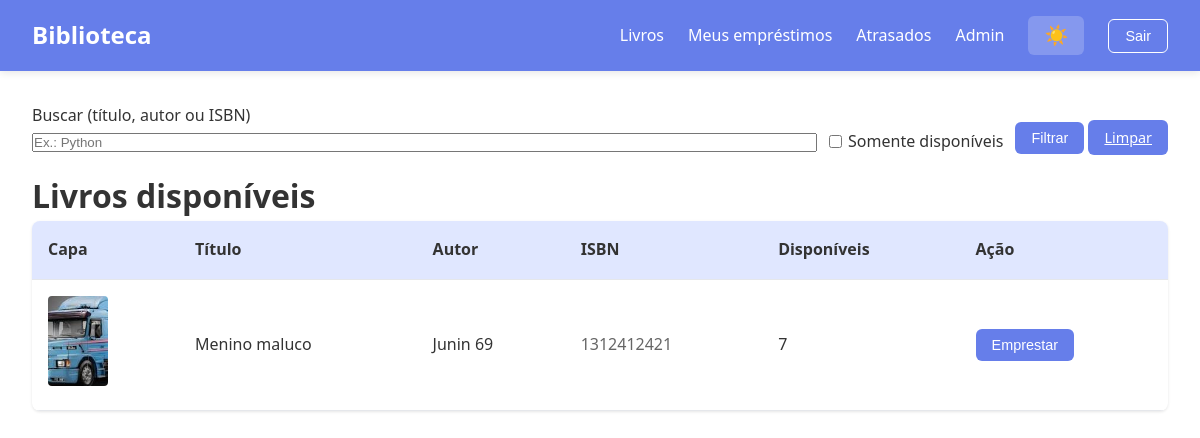
The app's page / (signed in) with its own data.
### catalog/models.py (models this page shows, shortened)
class Book(models.Model):
    title = models.CharField(max_length=255, verbose_name="Título")
    author = models.CharField(max_length=255, verbose_name="Autor")
    isbn = models.CharField(max_length=13, unique=True, verbose_name="ISBN")
    copies_total = models.PositiveIntegerField(default=1, verbose_name="Total de cópias")
    image = models.ImageField(
        upload_to='book_covers/',
        blank=True,
        null=True,
        verbose_name="Capa"
    )
    created_at = models.DateTimeField(auto_now_add=True, verbose_name="Cadastrado em")
    class Meta:
        ordering = ["title"]  # Ordena por título
        verbose_name = "Livro"
        verbose_name_plural = "Livros"
    @property
    def copies_available(self):
        active_loans = self.loans.filter(returned_at__isnull=True).count()
        return max(self.copies_total - active_loans, 0)

### catalog/views.py (the view)
# urls.py: path('', views.book_list, name='book_list'),
@login_required
def book_list(request):
    qs = (
    Book.objects.all()
    .annotate(active_loans=Count("loans", filter=Q(loans__returned_at__isnull=True)))
    .order_by("title")
    )
    books = Book.objects.annotate(
        active_loans=Count('loans', filter=Q(loans__returned_at__isnull=True))
    )
    qs = (
        Book.objects.all()
        .annotate(active_loans=Count("loans", filter=Q(loans__returned_at__isnull=True)))
        .order_by("title")
    )
    q = request.GET.get("q", "").strip()
    if q:
        qs = qs.filter(
            Q(title__icontains=q) | Q(author__icontains=q) | Q(isbn__icontains=q)
        )
    disponivel_param = request.GET.get("disponivel")
    show_only_available = disponivel_param == "1"
    if show_only_available:
        qs = qs.filter(active_loans__lt=F("copies_total"))
    paginator = Paginator(qs, 10)
    page_number = request.GET.get("page")
    page_obj = paginator.get_page(page_number)
    context = {
        "books": page_obj.object_list,  # lista da página atual
        "page_obj": page_obj,           # objeto de paginação (tem has_next, number, etc.)
        "q": q,                         # termo de busca (para manter no formulário)
        "show_only_available": show_only_available,  # estado do checkbox
    }
    return render(request, 'catalog/book_list.html', {'books': books})

### templates/catalog/book_list.html (shortened to what this page needs)
{% extends 'base.html' %}
{% block content %}
  <form method="get" style="margin-bottom: 1rem; display: flex; gap: .75rem; flex-wrap: wrap; align-items: flex-end;">
  <div style="flex:1; min-width:240px;">
    <label for="q">Buscar (título, autor ou ISBN)</label>
    <input id="q" type="text" name="q" value="{{ q }}" placeholder="Ex.: Python" style="width:100%;">
  </div>
  <div style="display:flex; align-items:center; gap:.35rem;">
    <input id="disp" type="checkbox" name="disponivel" value="1" {% if show_only_available %}checked{% endif %}>
    <label for="disp">Somente disponíveis</label>
  </div>
  <div>
    <button class="btn" type="submit">Filtrar</button>
    <a class="btn" href="{% url 'catalog:book_list' %}">Limpar</a>
  </div>
</form>
  <h1>Livros disponíveis</h1>
  {% if books %}
    <table>
      <thead>
        <tr>
          <th>Capa</th>
          <th>Título</th>
          <th>Autor</th>
          <th>ISBN</th>
          <th>Disponíveis</th>
          <th>Ação</th>
        </tr>
      </thead>
      <tbody>
      {% for book in books %}
        <tr>
          <td>
            {% if book.image %}
              <img src="{{ book.image.url }}" alt="Capa de {{ book.title }}"
                   style="width: 60px; height: 90px; object-fit: cover; border-radius: 4px;">
            {% else %}
              <div style="width: 60px; height: 90px; background: var(--accent);
                          border-radius: 4px; display: flex; align-items: center;
                          justify-content: center; color: var(--bg); font-size: 12px;
                          text-align: center;">Sem capa</div>
            {% endif %}
          </td>
          <td>{{ book.title }}</td>
          <td>{{ book.author }}</td>
          <td class="muted">{{ book.isbn }}</td>
          <td>{{ book.copies_available }}</td>
          <td>
            {% if book.copies_available > 0 %}
              <form method="post" action="{% url 'catalog:borrow_book' book.id %}">
                <button class="btn" type="submit">Emprestar</button>
              </form>
            {% else %}
              <button class="btn" disabled>Indisponível</button>
            {% endif %}
          </td>
        </tr>
      {% endfor %}
      </tbody>
    </table>
  {% else %}
    <p class="muted">Nenhum livro cadastrado.</p>
  {% endif %}
{% endblock %}

### templates/base.html (style rules this page uses)
:root { --bg: #ffffff; --text: #333333; --muted: #666666; --primary: #667eea; --accent: #e0e7ff; --danger: #dc2626; --border: #e5e7eb; }
* { margin: 0; padding: 0; box-sizing: border-box; }
body { font-family: system-ui, -apple-system, sans-serif; background: var(--bg); color: var(--text); line-height: 1.6; transition: background 0.3s, color 0.3s; }
table { width: 100%; border-collapse: collapse; background: var(--bg); box-shadow: 0 1px 3px rgba(0,0,0,0.1); border-radius: 8px; overflow: hidden; }
thead { background: var(--accent); }
th, td { padding: 1rem; text-align: left; border-bottom: 1px solid var(--border); }
th { font-weight: 600; color: var(--text); }
.btn, button[type="submit"] { background: var(--primary); color: white; padding: 0.5rem 1rem; border: none; border-radius: 6px; cursor: pointer; font-size: 0.9rem; font-weight: 500; transition: transform 0.2s, opacity 0.2s; }
.muted { color: var(--muted); }
form { display: inline; }

### records on screen
Book: image (picture), title "Menino maluco", author "Junin 69", isbn "1312412421", copies_available "7", shows "Emprestar"
